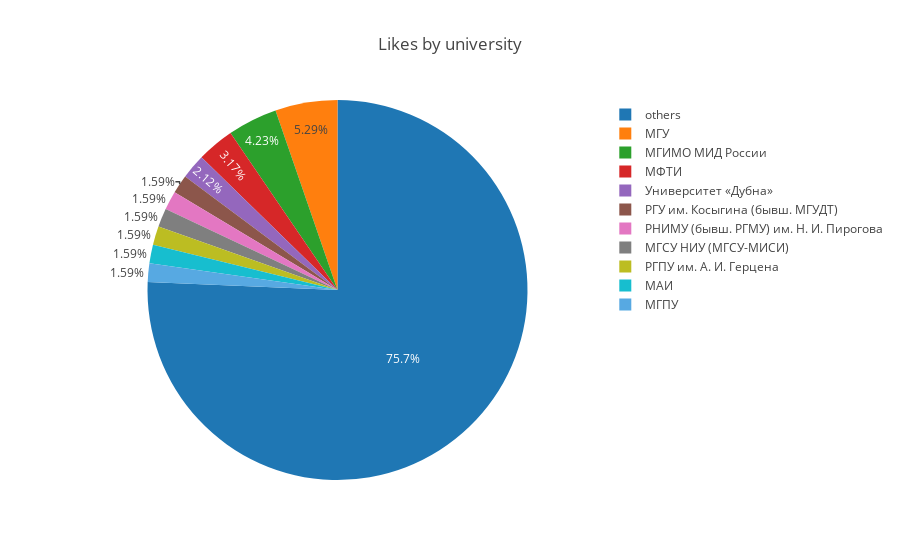

Source (notebook cell):
### Markdown cell above
### Universities

### Code cell
topN = 10
counts = Counter(universities)
counts = {k: v for k, v in sorted(counts.items(), key=lambda x: x[1])}
others = {k: counts[k] for k in list(counts)[:-topN]}
counts = {k: counts[k] for k in list(counts)[-topN:]}
counts['others'] = sum(list(others.values()))
trace = go.Pie(labels=list(counts.keys()), values=list(counts.values()))

data = [trace,]
layout = go.Layout(title='Likes by university',)
fig = go.Figure(data=data, layout=layout)
iplot(fig)

### Figure 1 — Plotly figure (JSON) as saved in the notebook; plotly's stock layout.template omitted (floating-point values rounded to 4 significant figures)
{"data": [{"labels": ["РГУ им. Косыгина (бывш. МГУДТ)", "РНИМУ (бывш. РГМУ) им. Н. И. Пирогова", "МГСУ НИУ (МГСУ-МИСИ)", "РГПУ им. А. И. Герцена", "МАИ", "МГПУ", "Университет «Дубна»", "МФТИ", "МГИМО МИД России", "МГУ", "others"], "type": "pie", "uid": "adf16fa4-7070-4360-afcd-a5a8d1a8d21c", "values": [3, 3, 3, 3, 3, 3, 4, 6, 8, 10, 143]}], "layout": {"title": {"text": "Likes by university"}}}
